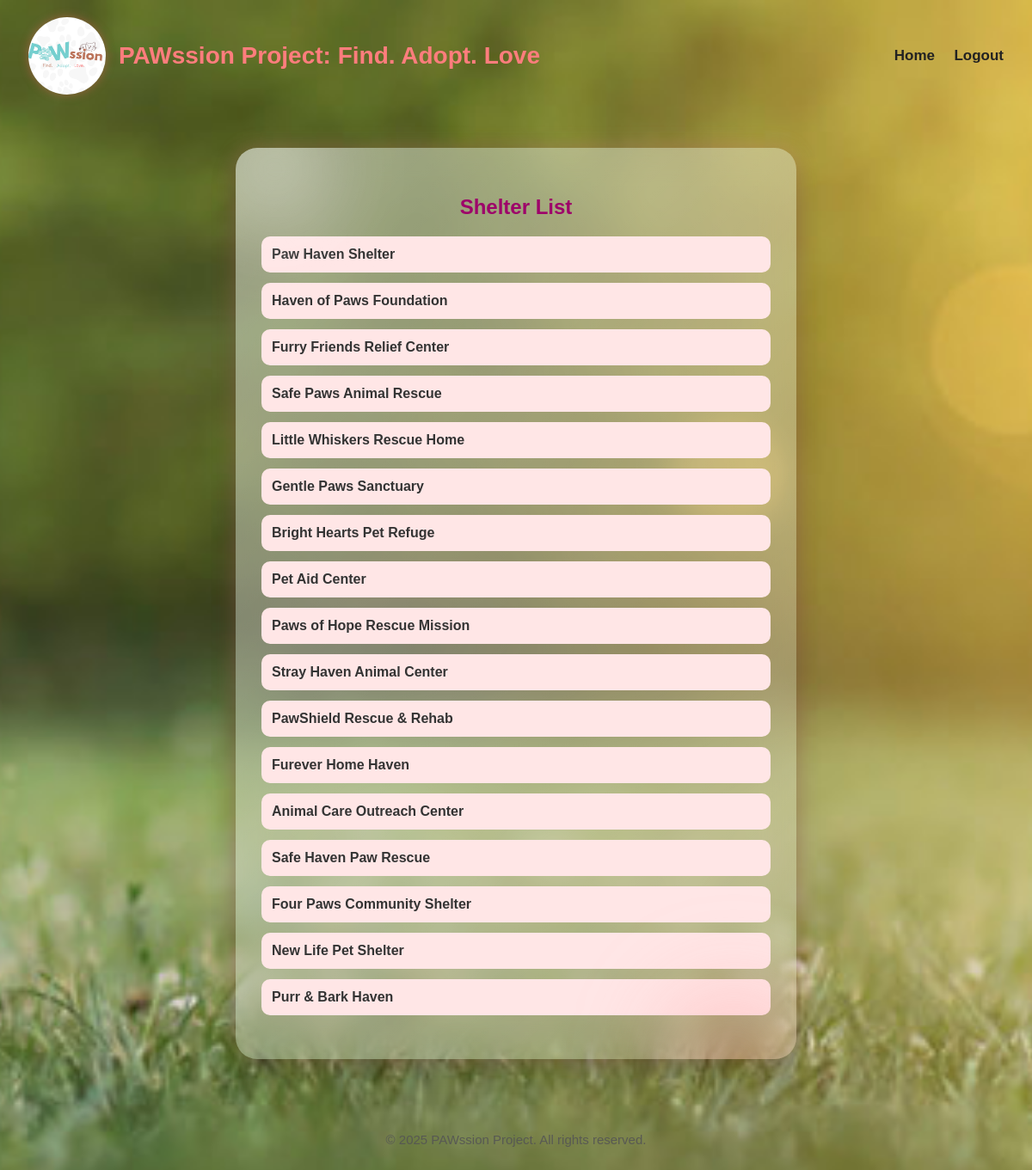
/shelter_list (signed in), run on the app's committed database.
### models.py (models this page shows)
class Shelter(db.Model):
    id = db.Column(db.Integer, primary_key=True,  nullable=False, unique=True)
    name = db.Column(db.String(150), nullable=False)
    description = db.Column(db.Text, nullable=False)
    address = db.Column(db.String(200), nullable=False)
    contact_number = db.Column(db.String(20), nullable=False)
    email = db.Column(db.String(120), unique=True, nullable=False)
    website = db.Column(db.String(150), unique=True, nullable=True)
    date_established = db.Column(db.String(50), nullable=False)
    shelter_type = db.Column(db.String(50), nullable=False)
    approved = db.Column(db.Boolean, nullable=True, default=None)
    role = db.Column(db.String(20),  nullable=False, default="shelter")
    password = db.Column(db.String(200), nullable=False)
    animals = db.relationship('Animal', backref='shelter', lazy=True)
    notifications = db.relationship('Notification', backref='shelter', lazy=True)

### app.py (the view)
@app.route('/shelter_list')
def shelter_list():
    if session.get('role') != 'user':
        flash("Access denied!")
        return redirect(url_for('index'))
    shelters = Shelter.query.filter_by(approved=True).all()
    return render_template('shelter_list.html', shelters=shelters)

### templates/shelter_list.html (shortened to what this page needs)
{% extends "base.html" %}
{% block content %}
    <h2 class="heading">Shelter List</h2>
    <ul class="dashboard-list">
        {% for shelter in shelters %}
        <li class="dashboard-item">
            <a class="shelter-name" data-id="{{ shelter.id }}"><b>{{ shelter.name }}</b></a>
        </li>
        {% else %}
            <li class="empty-state">No approved shelters available.</li>
        {% endfor %}
    </ul>
{% endblock %}

### templates/base.html (shortened to what this page needs)
<!DOCTYPE html>
<html lang="en">
<head>
    <link rel="stylesheet" href="{{ url_for('static', filename='style.css') }}">
</head>
<body class="bg-img">
<header>
    <div class="header-left">
            {% if request.endpoint != 'index' %}
                <img src="{{ url_for('static', filename='icon/pawssion.png') }}"
                    alt="PAWssion Logo" class="logo">
                <h1>PAWssion Project: Find. Adopt. Love</h1>
            {% endif %}
    </div>
    <nav>
        {% if session.role%}
            {% if session.role == 'user' %}
                <a href="{{ url_for('user_dashboard') }}">Home</a>
            {% elif session.role == 'admin' %}
                <a href="{{ url_for('admin_dashboard') }}">Home</a>
            {% else %}
                <a href="{{ url_for('shelter_dashboard') }}">Home</a>
            {% endif %}
            <a href="{{ url_for('logout') }}">Logout</a>
            {% else %}
            {% if request.endpoint != 'index' %}
                <a href="{{ url_for('index') }}">Home</a>
            {% endif %}
        {% endif %}
    </nav>
</header>
 <main>
        {% block content %}{% endblock %}
 </main>
<footer >
    <p>&copy; {{ current_year or "2025" }} PAWssion Project. All rights reserved.</p>
</footer>
</body>
</html>

### static/style.css (style rules this page uses)
.bg-img { background-image: url("/static/icon/background.png"); background-size: cover; background-position: center; background-repeat: no-repeat; background-attachment: fixed; }
header { padding: 12px 25px; display: flex; justify-content: space-between; align-items: center; animation: fadeDown 0.7s ease-out forwards; opacity: 0; }
.header-left { display: flex; align-items: center; gap: 15px; }
header h1 { font-size: 28px; font-weight: 700; color: #ff7d7d; margin: 0; font-family: 'Poppins', sans-serif; }
nav a { margin-left: 18px; font-size: 17px; font-weight: 600; color: #222; text-decoration: none; transition: 0.3s ease; position: relative; }
nav a::after { content: ""; position: absolute; left: 0; bottom: -4px; width: 0%; height: 2px; background: #ff3d3d; border-radius: 10px; transition: 0.3s; }
.logo { width: 90px; height: 90px; border-radius: 50%; object-fit: cover; box-shadow: 0 0 12px rgba(255, 100, 100, 0.4); }
main { width: 50%; min-height: 100px; margin: 50px auto; padding: 35px 30px; border-radius: 25px; background: linear-gradient( 135deg, rgba(255, 255, 255, 0.45), rgba(255, 255, 255, 0.20) ); backdrop-filter: blur(18px); box-shadow: 0 12px 28px rgba(0,0,0,0.25), 0 0 25px rgba(255, 150, 150, 0.3); position: relative; overflow: hidden; opacity: 0; transform: scale(0.92) translateY(20px); animation: modernPop 0.85s cubic-bezier(.25, .8, .25, 1) forwards; animation-fill-mode: forwards; }
main::before { content: ""; position: absolute; top: -8%; left: -10%; width: 220px; height: 220px; background: radial-gradient( circle, rgba(255,255,255,0.65), transparent 70% ); border-radius: 50%; filter: blur(40px); opacity: 0.7; }
main::after { content: ""; position: absolute; bottom: -12%; right: -8%; width: 250px; height: 250px; background: radial-gradient( circle, rgba(255,150,150,0.5), transparent 70% ); border-radius: 50%; filter: blur(45px); }
footer { margin-top: 40px; padding: 20px; font-size: 15px; text-align: center; color: #555; opacity: 0.9; }
.heading { text-align: center; margin-bottom: 20px; color: #9e026a; }
.dashboard-list { list-style: none; padding: 0; }
.dashboard-item { padding: 12px; margin-bottom: 12px; background-color: #ffe6e6; border-radius: 10px; transition: transform 0.2s ease, box-shadow 0.2s ease; }
.dashboard-item a { text-decoration: none; color: #333; font-weight: 600; }
body { font-family: Arial, sans-serif; background: #F5FFFA; }

### data on the page
Shelter: name "Paw Haven Shelter"
Shelter: name "Haven of Paws Foundation"
Shelter: name "Furry Friends Relief Center"
Shelter: name "Safe Paws Animal Rescue"
Shelter: name "Little Whiskers Rescue Home"
Shelter: name "Gentle Paws Sanctuary"
Shelter: name "Bright Hearts Pet Refuge"
Shelter: name "Pet Aid Center"
Shelter: name "Paws of Hope Rescue Mission"
Shelter: name "Stray Haven Animal Center"
Shelter: name "PawShield Rescue & Rehab"
Shelter: name "Furever Home Haven"
Shelter: name "Animal Care Outreach Center"
Shelter: name "Safe Haven Paw Rescue"
Shelter: name "Four Paws Community Shelter"
Shelter: name "New Life Pet Shelter"
Shelter: name "Purr & Bark Haven"

### other printed values
{{ current_year or "2025" }} "2025"
